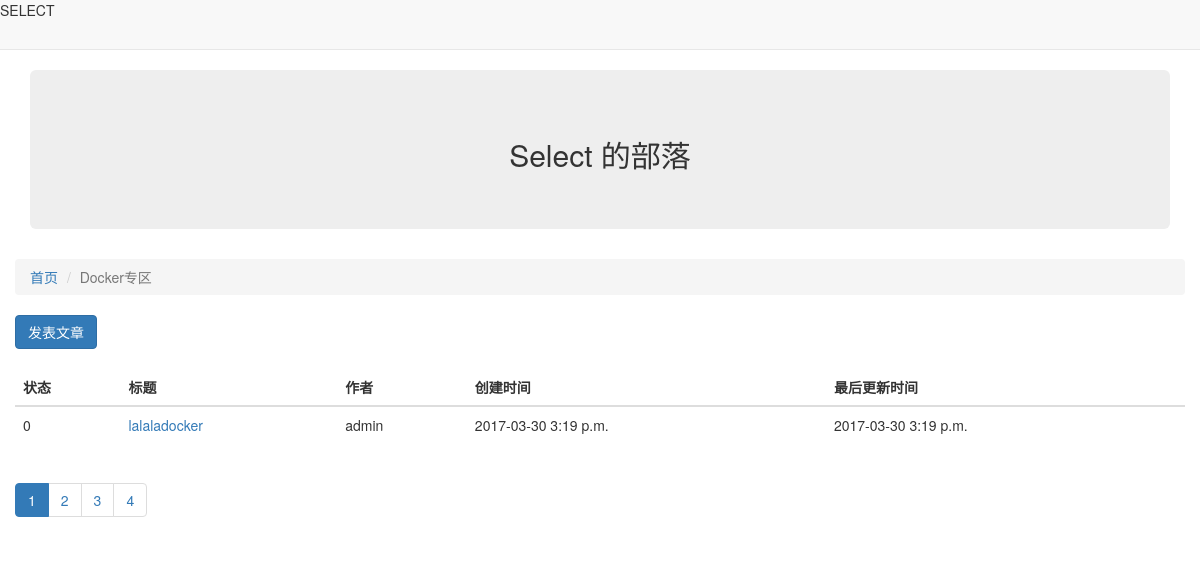
Page /article/list/3/ on the committed database.
### block/models.py (models this page shows, shortened)
class Block(models.Model):
    name = models.CharField("版块名称", max_length=20)
    desc = models.CharField("版块描述", max_length=200)
    manager_name = models.CharField("管理员名称", max_length=20)
    status = models.IntegerField("状态", choices=((0, "正常"), (-1, "删除")))
    class Meta:
        verbose_name = "版块"
        verbose_name_plural = "版块"

### article/models.py (models this page shows, shortened)
class Article(models.Model):
    block = models.ForeignKey(Block, verbose_name="所属版块")  # block外键,这个列是别个表的主键
    owner = models.ForeignKey(User, verbose_name="作者")
    title = models.CharField("文章名称", max_length=20)
    content = models.CharField("文章描述", max_length=1000)
    status = models.IntegerField("状态", choices=((0, "正常"), (1, "删除")))
    create_timestamp = models.DateTimeField("创建时间", auto_now_add=True)
    last_update_timestamp = models.DateTimeField("最后更新时间", auto_now=True)
    class Meta:
        verbose_name = "文章"
        verbose_name_plural = "文章"

### article/views.py (the view)
# urls.py: url(r'list/(?P<block_id>\d+)/$', views.article_list),
def article_list(request, block_id):
    block_id = int(block_id)
    block = Block.objects.get(id=block_id)
    page_no = int(request.GET.get("page_no", "1"))
    all_articles = Article.objects.filter(block=block, status=0).order_by("-id")
    p = Paginator(all_articles, ARTICLE_CNT_1PAGE)
    page = p.page(page_no)
    article_obj = page.object_list
    page_cnt = p.num_pages
    current_no = page_no
    page_links = [i for i in range(page_no-5, page_no + 6) if 0 < i <= p.num_pages]
    previous_link = page_links[0] - 1
    nex_link = page_links[-1] + 1
    return render(request, "article_list.html", {"b": block,
                                                 "articles": article_obj,
                                                 "page": page,
                                                 "page_cnt": page_cnt,
                                                 "current_no": current_no,
                                                 "page_links": page_links,
                                                 "previous_link": previous_link,
                                                 "next_link": nex_link})

### article/templates/article_list.html (shortened to what this page needs)
{% extends "base.html" %}
{% block content %}
    <ol class="breadcrumb">
      <li><a href="/">首页</a></li>
      <li class="active">{{ b.name }}</li>
    </ol>
    <a href="/article/create/{{ b.id }}"><button type="button" class="btn btn-primary">发表文章</button></a>
    <br /><br />
    <table class="table table-hover">
        <thead>
            <tr>
                <th>状态</th>
                <th>标题</th>
                <th>作者</th>
                <th>创建时间</th>
                <th>最后更新时间</th>
            </tr>
        </thead>
        <tbody>
            {% for article in articles %}
                <tr>
                    <td>{{ article.status }}</td>
                    <td><a href="/article/detail/{{ article.id }}">{{ article.title }}</a></td>
                    <td>{{ article.owner }}</td>
                    <td>{{ article.create_timestamp|date:"Y-m-d P" }}</td>
                    <td>{{ article.last_update_timestamp|date:"Y-m-d P" }}</td>
                </tr>
            {% endfor %}
        </tbody>
    </table>
    <nav aria-label="Page navigation">
      <ul class="pagination pagination">
        {% for page_no in page_links %}
            {% if current_no == page_no %}
                <li class="active"><a href="?page_no={{ page_no }}">{{ page_no }}<span class="sr-only">(current)</span></a></li>
            {% else %}
                <li><a href="?page_no={{ page_no }}">{{ page_no }}</a></li>
            {% endif %}
        {% endfor %}
      </ul>
    </nav>
{% endblock %}

### rows in the picture
Block: name "Docker专区"
Article: status "0", title "lalaladocker", owner "admin", create_timestamp "2017-03-30 3:19 p.m.", last_update_timestamp "2017-03-30 3:19 p.m."

### other values in the picture
{{ page_no }} "1"
{{ page_no }} "2" "3" "4"
